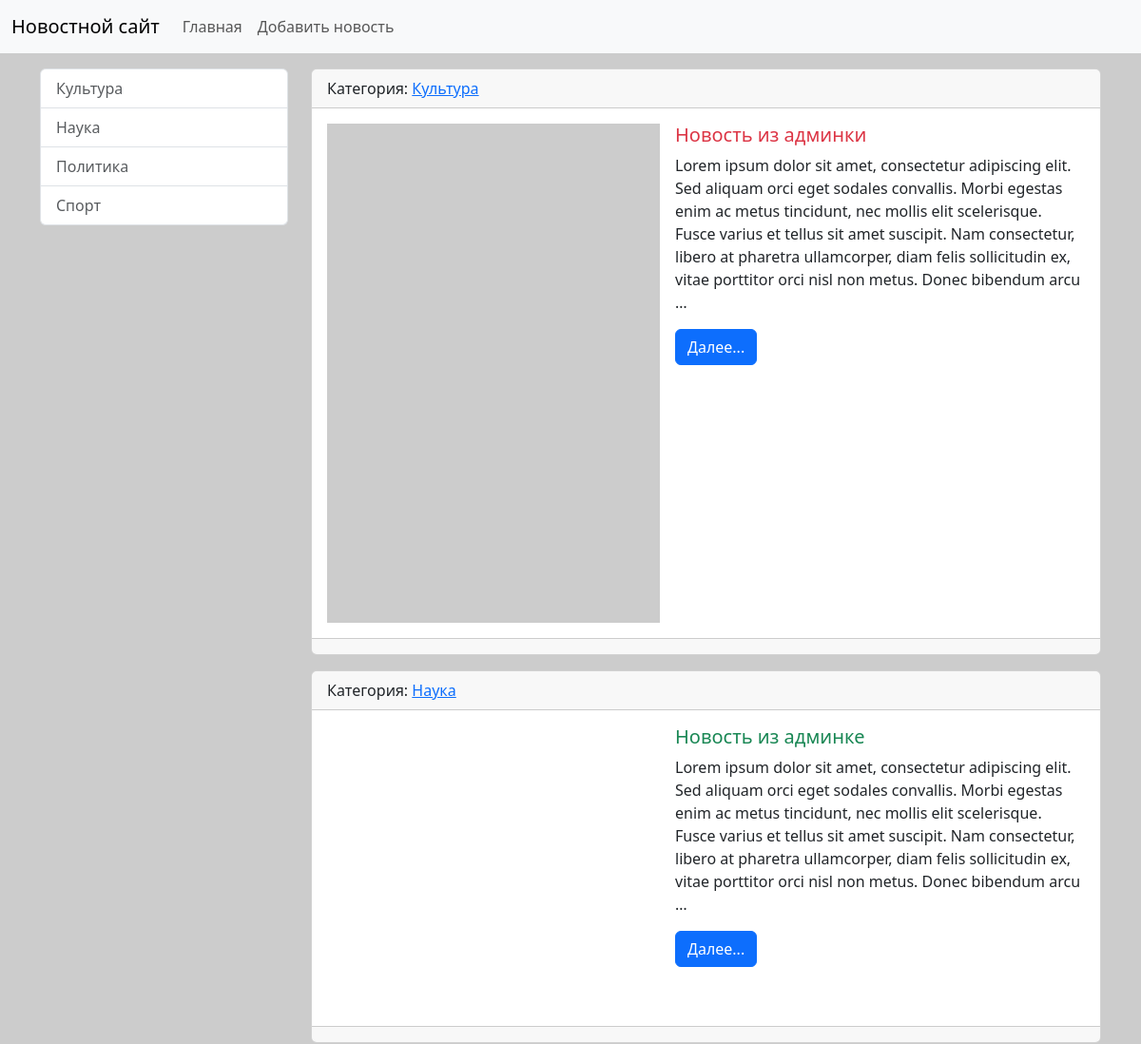
/ (upper part), run on an earlier commit of the app's database.
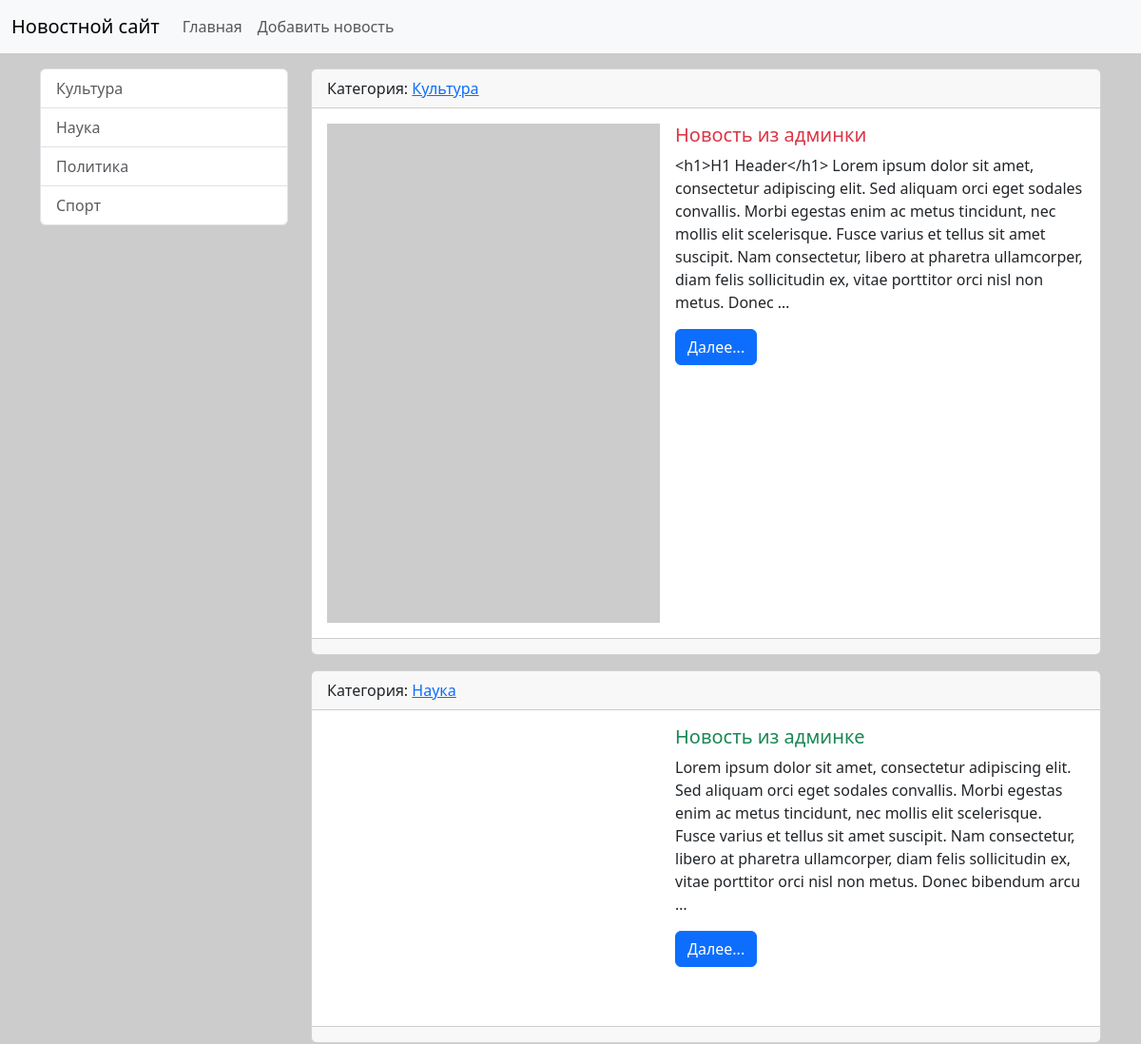
And on a later commit of the database.
### news/models.py (models this page shows, shortened)
class News(models.Model):
    title = models.CharField(max_length=150, verbose_name="Наименование")
    content = models.TextField(blank=True, verbose_name="Содержание")
    created_at = models.DateTimeField(auto_now_add=True, verbose_name="Дата создания")
    updated_at = models.DateTimeField(auto_now=True, verbose_name="Дата редактирования")
    photo = models.ImageField(upload_to='photos/%Y/%m/%d', verbose_name="Фото", blank=True)
    is_published = models.BooleanField(default=True, verbose_name="Опубликовано")
    category = models.ForeignKey('Category', on_delete=models.PROTECT, null=True, verbose_name = 'Категория') # Модель можно указать двумя способами: ссылкой на модель (но только в том случае, если эта модель объявлена раньше, перед указанием foreign key в другой модели) или указав имя модели - 'Category'. null=True поставлен из-за того, что category и связь с category были добавлены после того, как в БД уже были добавлены новости без категории.
    class Meta:
        verbose_name = 'Новость'    # Это правильный перевод или наименование единственного числа объекта модели, с которой мы работаем
        verbose_name_plural = 'Новости' # Это правильный перевод или наименование множественного числа объектов модели, с которой мы работаем
        ordering = ['-created_at'] # Это параметр сортировки объектов модели, с которой мы работаем ("-" означает, что в обратном порядке)
    def get_absolute_url(self):
        return reverse('view_news', kwargs={"news_id": self.pk})

class Category(models.Model):
    title = models.CharField(max_length=150, db_index=True, verbose_name = 'Наименование категории') # При наличии db_index поле индексируется и поиск полей в этой таблице / модели становится более быстрым
    def get_absolute_url(self): # Название этого метода должно быть именно таким, чтобы Django мог его распознать и использовать для получения URL-адреса объекта и это договорённость между разработчиками Django. Этот метод возвращает URL-адрес для конкретного объекта модели, который будет использовать. Также django автоматически ищет этот метод и если находит его, то в админ.панели автоматически появляется кнопка "смотреть на сайте", которая ведёт на соответствующую страницу на сайте. При другом названии метода кнопки не будет.
        return reverse('category', kwargs={"category_id": self.pk}) # Главное отличе этой фукнции от template tag в том, что она строит ссылку в python-файлах, а template tag - в html-шаблонах. Здесь мы используем имя маршрута 'category' и передаем параметр category_id, который равен первичному ключу (pk) текущего объекта категории. В результате функция reverse вернет URL-адрес для этой категории, который можно использовать в шаблонах или других частях приложения.
    class Meta:
        verbose_name = 'Категория'
        verbose_name_plural = 'Категории'
        ordering = ('title', )
    def __str__(self):
        return self.title

### news/views.py (the view)
# urls.py: path('', index, name='home'),    # Из-за того, что в корневом файле views.py есть include со списком маршрутов и path с 'news/' был отброшен, то здесь мы указываем пустую строку, а потом функцию, кото
def index(request):
    news = News.objects.all()  # Получаем все новости, отсортированные по дате создания в обратном порядке. Сотрировка берётся из модели, из класса Meta
    context = {
        'news': news,
        'title': 'Список категорий',
    }
    return render(request, template_name='news/index.html', context=context)

### news/templatetags/news_tags.py (called while the page is built)
@register.inclusion_tag('news/list_categories.html')
def show_categories():    # Можно передавать дополнительные параметры (def show_categories(arg1='Hello', arg2='World')
    categories = Category.objects.all()
    return {"categories": categories}   # При передачи доп. параметров в функцию return должен выглядеть с из возвратом, чтобы увидеть их значения return {"categories": categories, "arg1": arg1, "arg2": arg2}

### news/templates/news/index.html (shortened to what this page needs)
{% extends 'base.html' %}
{% block sidebar %}
{% include 'include/_sidebar.html' %}
{% endblock %}
{% block content %}
{% for item_news in news %}
    <div class="card mb-3">
        <div class="card-header">
            Категория: <a href="{{ item_news.category.get_absolute_url }}">{{ item_news.category }}</a>
        </div>
        <div class="card-body">
            <div class="d-flex align-items-start" style="min-height: 300px;">
                {% if item_news.photo %}
                    <img src="{{ item_news.photo.url }}" alt="" width="350" class="flex-shrink-0 me-3">
                {% else %}
                    <img src="https://picsum.photos/seed/picsum/200/300" alt="" width="350" class="flex-shrink-0 me-3">
                {% endif %}
                <div class="flex-grow-1">
                    <div class="media-body">
                        <h5 class="card-title {% cycle 'text-danger' 'text-success' %}">{{ item_news.title }}</h5>
                        <p class="card-text">{{ item_news.content|truncatewords:50 }}</p>
                        <a href="{{ item_news.get_absolute_url }}" class="btn btn-primary">Далее...</a>
                    </div>
                </div>
            </div>
        </div>
        <div class="card-footer text-body-secondary">
        </div>
    </div>
{% empty %}
    Больше новостей нет.
{% endfor %}
{% endblock  %}

What changed in the data, as far as the page shows it:
changed News "Новость из админки": content "Lorem ipsum dolor sit amet, consectetur adipiscing elit. Sed aliquam orci eget sodales convallis. Morbi egestas enim ac metus tincidunt, nec mollis elit scelerisque. Fusce varius et tellus sit amet suscipit. Nam consectetur, libero at pharetra ullamcorper, diam felis sollicitudin ex, vitae porttitor orci nisl non metus. Donec bibendum arcu …" → "<h1>H1 Header</h1> Lorem ipsum dolor sit amet, consectetur adipiscing elit. Sed aliquam orci eget sodales convallis. Morbi egestas enim ac metus tincidunt, nec mollis elit scelerisque. Fusce varius et tellus sit amet suscipit. Nam consectetur, libero at pharetra ullamcorper, diam felis sollicitudin ex, vitae porttitor orci nisl non metus. Donec …"
